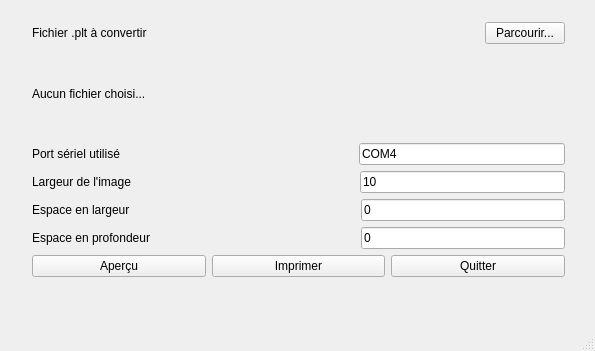
<?xml version="1.0" encoding="UTF-8"?>
<ui version="4.0">
 <class>MainWindow</class>
 <widget class="QMainWindow" name="MainWindow">
  <property name="geometry">
   <rect>
    <x>0</x>
    <y>0</y>
    <width>595</width>
    <height>351</height>
   </rect>
  </property>
  <property name="windowTitle">
   <string>MainWindow</string>
  </property>
  <widget class="QWidget" name="centralwidget">
   <widget class="QWidget" name="">
    <property name="geometry">
     <rect>
      <x>32</x>
      <y>22</y>
      <width>533</width>
      <height>255</height>
     </rect>
    </property>
    <layout class="QGridLayout" name="gridLayout">
     <item row="0" column="0">
      <layout class="QHBoxLayout" name="horizontalLayout_6">
       <item>
        <widget class="QLabel" name="label">
         <property name="text">
          <string>Fichier .plt à convertir                                         </string>
         </property>
        </widget>
       </item>
       <item>
        <spacer name="horizontalSpacer_5">
         <property name="orientation">
          <enum>Qt::Horizontal</enum>
         </property>
         <property name="sizeHint" stdset="0">
          <size>
           <width>40</width>
           <height>20</height>
          </size>
         </property>
        </spacer>
       </item>
       <item>
        <widget class="QPushButton" name="btnParcourir">
         <property name="text">
          <string>Parcourir...</string>
         </property>
        </widget>
       </item>
      </layout>
     </item>
     <item row="1" column="0">
      <widget class="QLabel" name="labelFichier">
       <property name="text">
        <string>Aucun fichier choisi...</string>
       </property>
      </widget>
     </item>
     <item row="2" column="0">
      <layout class="QHBoxLayout" name="horizontalLayout_8">
       <item>
        <widget class="QLabel" name="label_3">
         <property name="text">
          <string>Port sériel utilisé        </string>
         </property>
        </widget>
       </item>
       <item>
        <spacer name="horizontalSpacer_3">
         <property name="orientation">
          <enum>Qt::Horizontal</enum>
         </property>
         <property name="sizeHint" stdset="0">
          <size>
           <width>40</width>
           <height>20</height>
          </size>
         </property>
        </spacer>
       </item>
       <item>
        <widget class="QLineEdit" name="entryPort">
         <property name="text">
          <string>COM4</string>
         </property>
        </widget>
       </item>
      </layout>
     </item>
     <item row="3" column="0">
      <layout class="QHBoxLayout" name="horizontalLayout_10">
       <item>
        <widget class="QLabel" name="label_6">
         <property name="text">
          <string>Largeur de l'image     </string>
         </property>
        </widget>
       </item>
       <item>
        <spacer name="horizontalSpacer_4">
         <property name="orientation">
          <enum>Qt::Horizontal</enum>
         </property>
         <property name="sizeHint" stdset="0">
          <size>
           <width>40</width>
           <height>20</height>
          </size>
         </property>
        </spacer>
       </item>
       <item>
        <widget class="QLineEdit" name="entryLargeur">
         <property name="text">
          <string>10</string>
         </property>
        </widget>
       </item>
      </layout>
     </item>
     <item row="4" column="0">
      <layout class="QHBoxLayout" name="horizontalLayout_7">
       <item>
        <widget class="QLabel" name="label_2">
         <property name="text">
          <string>Espace en largeur      </string>
         </property>
        </widget>
       </item>
       <item>
        <spacer name="horizontalSpacer_2">
         <property name="orientation">
          <enum>Qt::Horizontal</enum>
         </property>
         <property name="sizeHint" stdset="0">
          <size>
           <width>40</width>
           <height>20</height>
          </size>
         </property>
        </spacer>
       </item>
       <item>
        <widget class="QLineEdit" name="entryEspaceX">
         <property name="text">
          <string>0</string>
         </property>
        </widget>
       </item>
      </layout>
     </item>
     <item row="5" column="0">
      <layout class="QHBoxLayout" name="horizontalLayout_9">
       <item>
        <widget class="QLabel" name="label_4">
         <property name="text">
          <string>Espace en profondeur</string>
         </property>
        </widget>
       </item>
       <item>
        <spacer name="horizontalSpacer">
         <property name="orientation">
          <enum>Qt::Horizontal</enum>
         </property>
         <property name="sizeHint" stdset="0">
          <size>
           <width>95</width>
           <height>18</height>
          </size>
         </property>
        </spacer>
       </item>
       <item>
        <widget class="QLineEdit" name="entryEspaceY">
         <property name="text">
          <string>0</string>
         </property>
        </widget>
       </item>
      </layout>
     </item>
     <item row="6" column="0">
      <layout class="QHBoxLayout" name="horizontalLayout_5">
       <item>
        <widget class="QPushButton" name="btnApercu">
         <property name="text">
          <string>Aperçu</string>
         </property>
        </widget>
       </item>
       <item>
        <widget class="QPushButton" name="btnImprimer">
         <property name="text">
          <string>Imprimer</string>
         </property>
        </widget>
       </item>
       <item>
        <widget class="QPushButton" name="btnQuitter">
         <property name="text">
          <string>Quitter</string>
         </property>
        </widget>
       </item>
      </layout>
     </item>
    </layout>
   </widget>
  </widget>
  <widget class="QMenuBar" name="menubar">
   <property name="geometry">
    <rect>
     <x>0</x>
     <y>0</y>
     <width>595</width>
     <height>31</height>
    </rect>
   </property>
  </widget>
  <widget class="QStatusBar" name="statusbar"/>
 </widget>
 <resources/>
 <connections/>
</ui>
